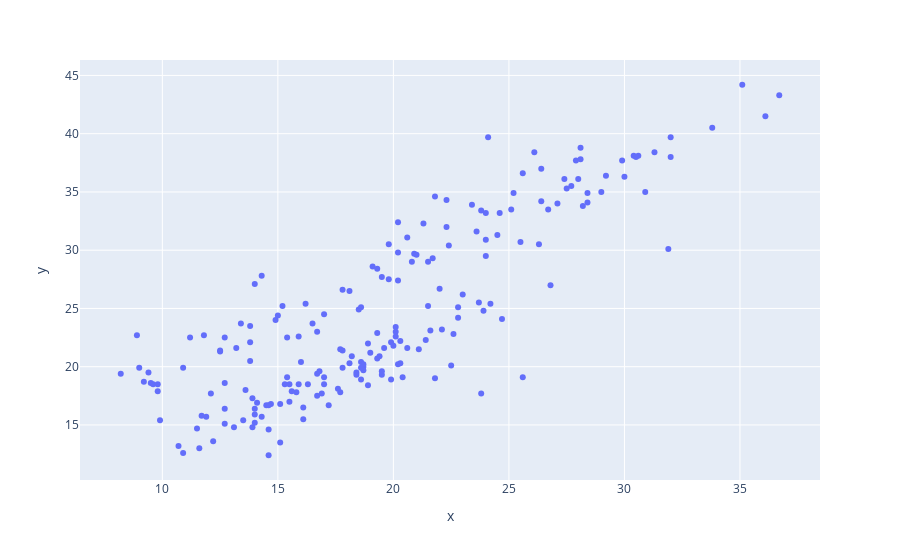

Source (notebook cell):
### Markdown cell above
>Let’s begin our analysis with the familiar: a simple Normal regression model of temp3pm with one quantitative predictor, the morning temperature temp9am, both measured in degrees Celsius. As you might expect, there’s a positive association between these two variables – the warmer it is in the morning, the warmer it tends to be in the afternoon:

### Code cell
px.scatter(x=df.temp9am, y=df.temp3pm)

### Figure 1 — Plotly figure (JSON) as saved in the notebook; plotly's stock layout.template omitted (floating-point values rounded to 4 significant figures; data arrays with more than 128 entries replaced by an {"elided": "..."} marker saying what was removed)
{"data": [{"hovertemplate": "x=%{x}<br>y=%{y}<extra></extra>", "legendgroup": "", "marker": {"color": "#636efa", "symbol": "circle"}, "mode": "markers", "name": "", "orientation": "v", "showlegend": false, "type": "scatter", "x": {"elided": "200 float values"}, "xaxis": "x", "y": {"elided": "200 float values"}, "yaxis": "y"}], "layout": {"legend": {"tracegroupgap": 0}, "margin": {"t": 60}, "xaxis": {"anchor": "y", "domain": [0, 1], "title": {"text": "x"}}, "yaxis": {"anchor": "x", "domain": [0, 1], "title": {"text": "y"}}}}
